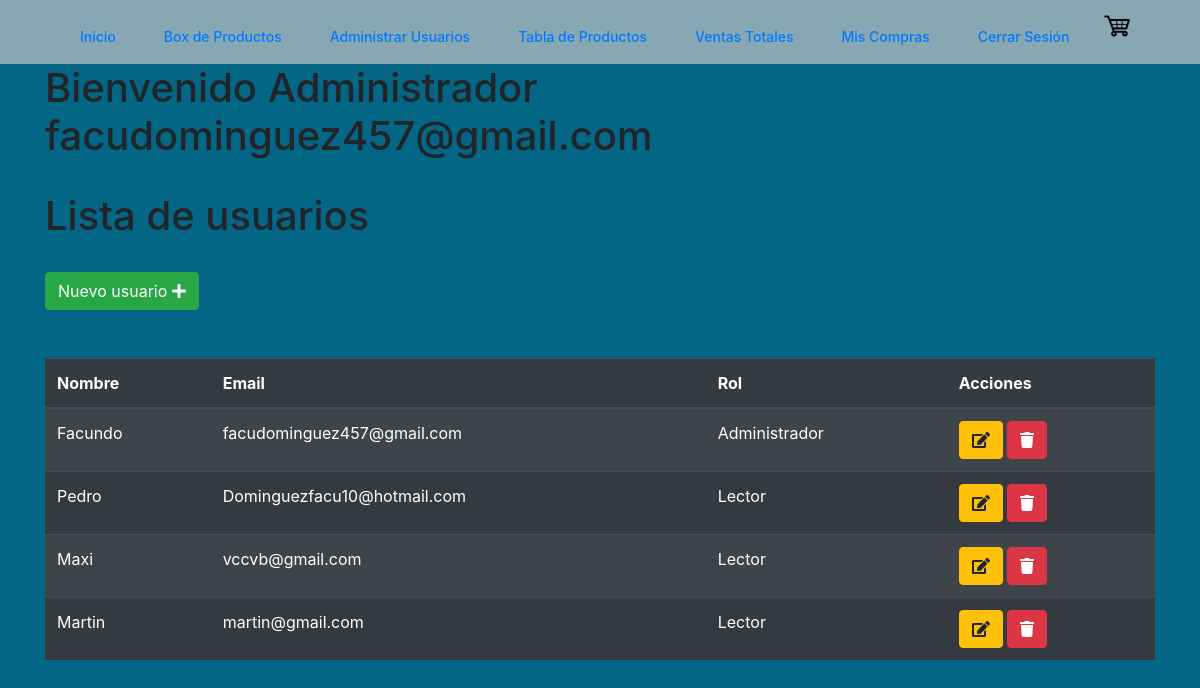
Page /index.php?modulo=usuario (signed in) on the earlier database version.
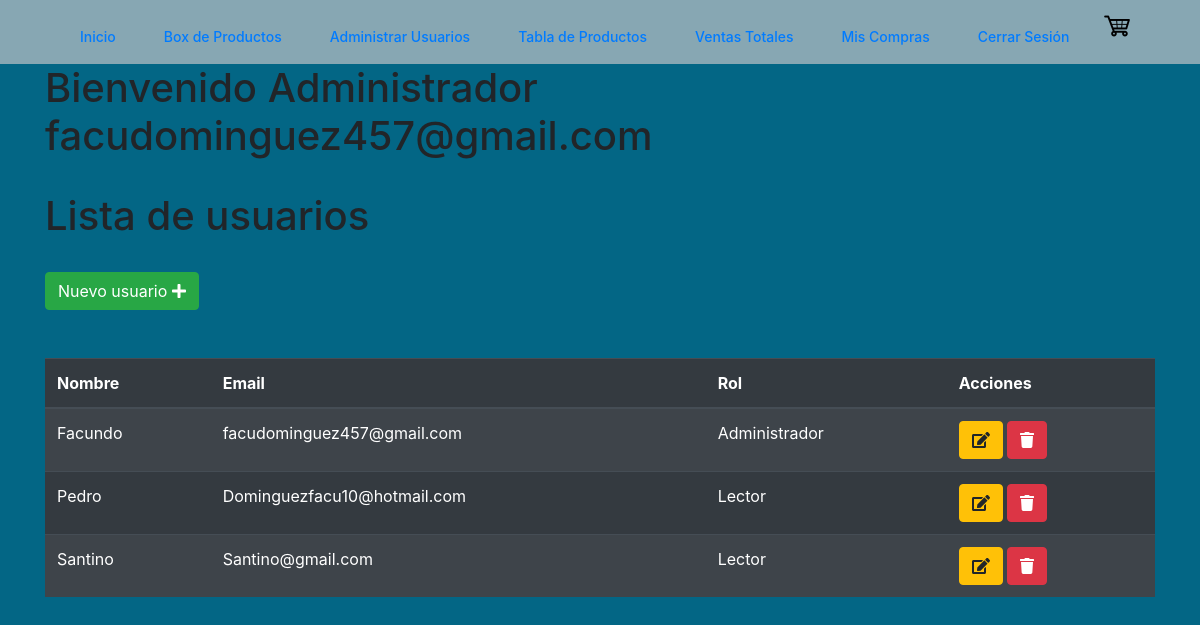
Same page on the later database version.
### tables this page shows
CREATE TABLE `clientes` (
  `id` int(11) NOT NULL,
  `email` varchar(50) NOT NULL,
  `clave` varchar(50) NOT NULL,
  `nombre` varchar(50) NOT NULL,
  `rol` int(11) NOT NULL,
  `apellido` varchar(50) NOT NULL,
  `direccion` varchar(50) NOT NULL,
  `telefono` int(11) NOT NULL
);

CREATE TABLE `permisos` (
  `id` int(11) NOT NULL,
  `rol` varchar(50) NOT NULL
);

### src/modulos/usuario.php (the view, shortened to what this page needs)
<!DOCTYPE html>
<html lang="en">
<head>
    <link rel="stylesheet" href="https://cdn.jsdelivr.net/npm/bootstrap@4.4.1/dist/css/bootstrap.min.css">
</head>
<div class="container is-fluid">
    <div class="col-xs-12">
        <h1>Bienvenido Administrador <?php echo $_SESSION['nombre_usuario']; ?></h1>
        <br>
        <h1>Lista de usuarios</h1>
        <br>
        <div>
            <a class="btn btn-success" href="index.php?modulo=registro">Nuevo usuario
                <i class="fa fa-plus"></i>
            </a>
        </div>
        <br>
        <br>
        <table class="table table-striped table-dark " id="table_id">
            <thead>
                <tr>
                    <th>Nombre</th>
                    <th>Email</th>
                    <th>Rol</th>
                    <th>Acciones</th>
                </tr>
            </thead>
            <tbody>
                <?php
                $SQL = "SELECT clientes.id, clientes.nombre, clientes.email,
                 permisos.rol FROM clientes
                LEFT JOIN permisos ON clientes.rol = permisos.id";
                $dato = mysqli_query($con, $SQL);
                if ($dato->num_rows > 0) {
                    while ($fila = mysqli_fetch_array($dato)) {
                ?>
                        <tr>
                            <td><?php echo $fila['nombre']; ?></td>
                            <td><?php echo $fila['email']; ?></td>
                            <td><?php echo $fila['rol']; ?></td>
                            <td>
                                <a class="btn btn-warning" href="index.php?modulo=editar_usuario&id=<?php echo $fila['id'] ?> ">
                                    <i class="fa fa-edit"></i>
                                </a>
                                <a class="btn btn-danger" href="index.php?modulo=eliminar_usuario&id=<?php echo $fila['id'] ?>">
                                    <i class="fa fa-trash"></i>
                                </a>
                            </td>
                        </tr>
                    <?php
                    }
                } else {
                    ?>
                    <tr class="text-center">
                        <td colspan="16">No existen registros</td>
                    </tr>
                <?php
                }
                ?>
                </body>
</html>

Differences in the rows shown:
removed clientes: nombre "Maxi", email "vccvb@gmail.com", permisos.rol "Lector"
changed clientes: nombre "Martin" → "Santino"; email "martin@gmail.com" → "Santino@gmail.com"
